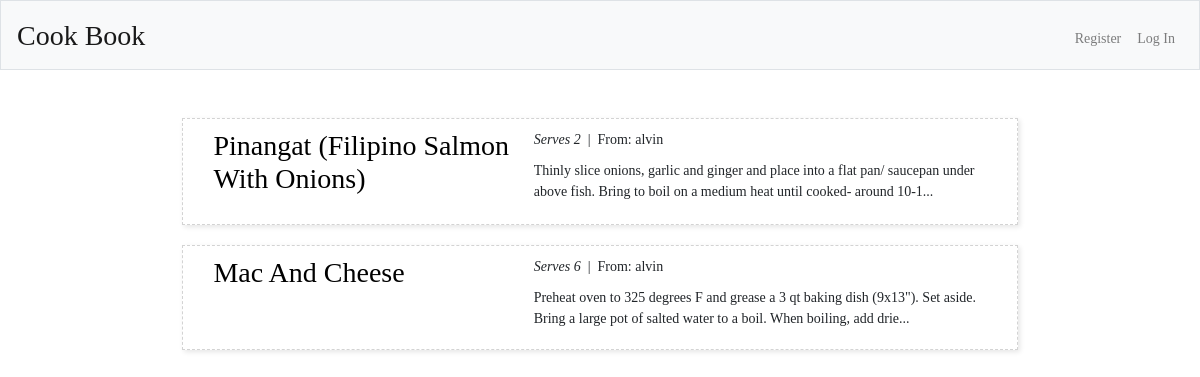
Before: /user_view?username=alvin with the older database file.
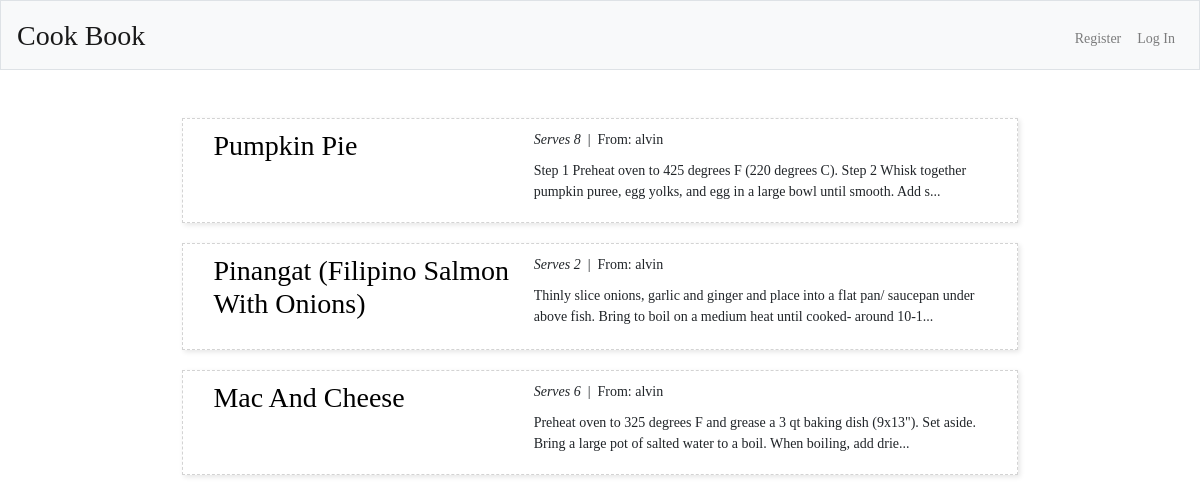
After: the same page with the newer database file.
### tables this page shows
CREATE TABLE recipes (
recipe_id INTEGER, 
title TEXT NOT NULL,
serves INTEGER NOT NULL, 
method TEXT NOT NULL, 
author TEXT NOT NULL, 
notes TEXT NOT NULL,
published INTEGER
time DATETIME, 
user_id INTEGER,
PRIMARY KEY(recipe_id),
FOREIGN KEY(user_id) REFERENCES users(user_id)
);

### app.py (the view)
@app.route("/user_view", methods=["GET"])
def user_view():
    if request.method == "GET":
        if "user_id" in session:
            session.user = session["username"]
        con = sqlite3.connect('data.db')
        with con:
            cur = con.cursor()
            indexRecipes = cur.execute(
                "SELECT recipe_id, title, serves, author, method FROM recipes WHERE published = 1 and author = ? ORDER BY recipe_id DESC LIMIT 100", (request.args.get("username"),))
            indexRecipes = cur.fetchall()
        indexList = []
        indexList.clear()
        for item in indexRecipes:
            dict_item = {'id': item[0], 'title': item[1], 'serves': item[2], 'author': item[3], 'method': item[4]}
            indexList.append(dict_item)
            dict_item['method'] = dict_item['method'][0:150]
            dict_item['method'] += "..."
        return render_template('user_view.html', username=request.args.get("username"), indexList=indexList)

### templates/user_view.html (shortened to what this page needs)
{% extends "layout.html" %}
{% block main %}
{% if indexList %}
{% for item in indexList %}
    <div class="recipe-cards">
        <h3 class="recipe-cards-title">
            <a class="title" href="/view?id={{ item.id }}">
                {{ item.title }}
            </a>
        </h3>
        <div style="vertical-align: top;" class="recipe-cards-info">
            <div style="margin-top: 0px; margin-bottom: 0px; padding-top: 0px; vertical-align: top;"><i>Serves {{ item.serves }}</i>&nbsp;&nbsp;|&nbsp;&nbsp;From: {{ item.author }}</div>
            <div style="margin-top: 10px;">{{ item.method }}</div>
        </div>
    </div>
{% endfor %}
{% else %}
No recipes to show. Share a recipe <a class="linkGeneral" href="/contribute">here</a>.
{% endif %}
{% endblock %}

Changed rows visible on the page:
added recipes: title "Pumpkin Pie", serves "8", author "alvin", method "Step 1 Preheat oven to 425 degrees F (220 degrees C). Step 2 Whisk together pumpkin puree, egg yolks, and egg in a large bowl until smooth. Add s..."
